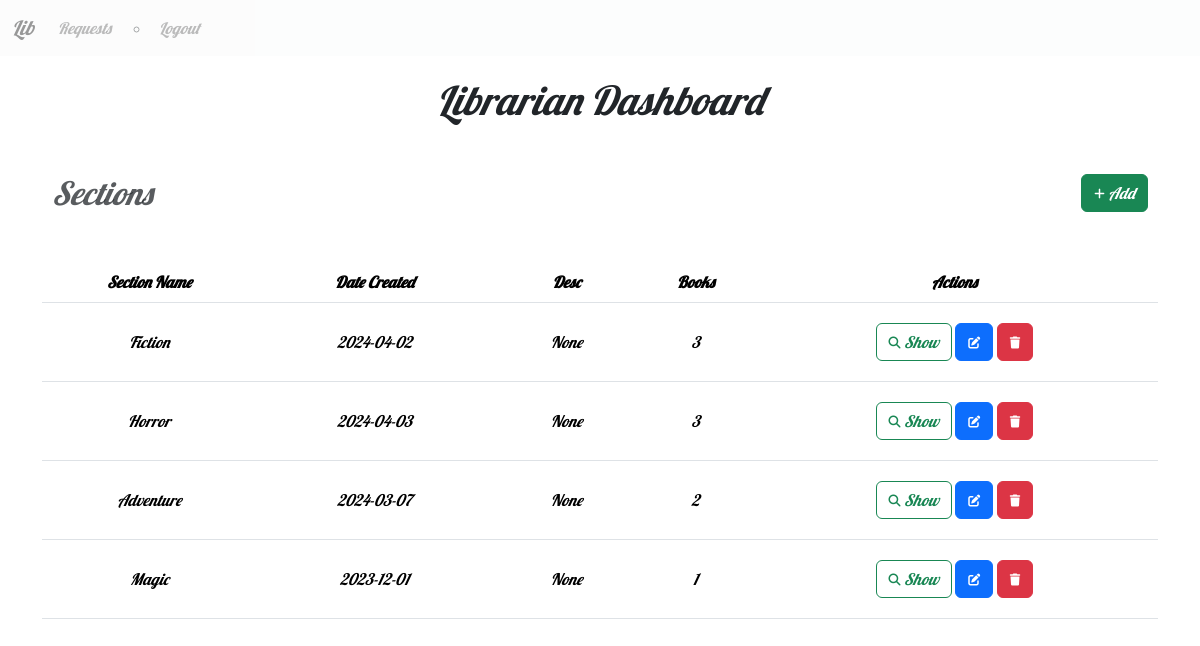
The page /admin (signed in) on the database its author committed.
### models.py (models this page shows)
class Section(db.Model):
    id = db.Column(db.Integer,primary_key=True)
    name = db.Column(db.String[32],unique=True,nullable=False)
    date_created = db.Column(db.Date, nullable=False)
    desc = db.Column(db.String[512], nullable=True)
    books = db.relationship('Book',backref='section',lazy=True)

### routes.py (the view)
@app.route('/admin')
@admin_required
def admin():
    user = User.query.get(session['user_id'])
    if not user.is_admin:
        flash('Not Authorized')
        return redirect(url_for('index'))
    return render_template('admin.html', user=user, sections = Section.query.all())

### routes.py (called while the page is built)
def admin_required(func):
    @wraps(func)
    def inner(*args,**kwargs):
        if 'user_id' not in session:
            flash('Please Login.')
            return redirect(url_for('login'))
        user = User.query.get(session['user_id'])
        if not user.is_admin:
            flash('Not Authorized')
            return redirect(url_for('index'))
        return func(*args,**kwargs)
    return inner

### templates/admin.html (shortened to what this page needs)
{% extends 'layout.html' %}
{% block content %}
    <h1>Librarian Dashboard</h1>
    <div class="Heading">
        <h2 class="text-muted">Sections</h2>
        <a class="btn btn-success" href="{{url_for('add_section')}}">
            <i class="fas fa-plus fa-xs"></i>
            Add
        </a>
    </div>
    <table class="table">
        <thead>
            <tr>
                <th>Section Name</th>
                <th>Date Created</th>
                <th>Desc</th>
                <th>Books</th>
                <th>Actions</th>
            </tr>
        </thead>
        <tbody>
            {% for section in sections %}
                <tr>
                    <td>{{section.name}}</td>
                    <td>{{section.date_created}}</td>
                    <td>{{section.desc}}</td>
                    <td>{{section.books|length}}</td>
                    <td>
                        <a href="{{url_for('show_section', id=section.id)}}" class="btn btn-outline-success">
                            <i class="fas fa-search fa-xs"></i>
                            Show
                        </a>
                        <a href="{{url_for('edit_section', id=section.id)}}" class="btn btn-primary">
                            <i class="fas fa-edit fa-xs"></i>
                        </a>
                        <a href="{{url_for('delete_section', id=section.id)}}" class="btn btn-danger">
                            <i class="fas fa-trash fa-xs"></i>
                        </a>
                    </td>
                </tr>
            {% endfor %}
        </tbody>
    </table>
</div>
{% endblock %}

### templates/layout.html (style rules this page uses)
body { padding: 0; font-family: "Lobster", sans-serif;; font-style: italic; background-image: url("https://images-wixmp-ed30a86b8c4ca887773594c2.wixmp.com/f/995c316d-76de-4c61-afcc-6fbd6924a53a/d8e4ypl-75e85453-7dbe-4323-a8ae-674d59698532.png/v1/fill/w_1198,h_667,q_70,strp/let_the_wind_carry_us_by_auroralion_d8e4ypl-pre.jpg?token=eyJ0eXAiOiJKV1QiLCJhbGciOiJIUzI1NiJ9.eyJzdWIiOiJ1cm46YXBwOjdlMGQxODg5ODIyNjQzNzNhNWYwZDQxNWVhMGQyNmUwIiwiaXNzIjoidXJuOmFwcDo3ZTBkMTg4OTgyMjY0MzczYTVmMGQ0MTVlYTBkMjZlMCIsIm9iaiI6W1t7ImhlaWdodCI6Ijw9ODg5IiwicGF0aCI6IlwvZlwvOTk1YzMxNmQtNzZkZS00YzYxLWFmY2MtNmZiZDY5MjRhNTNhXC9kOGU0eXBsLTc1ZTg1NDUzLTdkYmUtNDMyMy1hOGFlLTY3NGQ1OTY5ODUzMi5wbmciLCJ3aWR0aCI6Ijw9MTU5NiJ9XV0sImF1ZCI6WyJ1cm46c2VydmljZTppbWFnZS5vcGVyYXRpb25zIl19.lUQKvbjBX7U3n3uMMMiEbNyBCDPhTQmDoLBo0CdPJ5c"); background-size: cover; }

### templates/admin.html (style rules this page uses)
.Heading { display: flex; justify-content: space-between; align-items: center; padding: 10px; }
h1, h2 { text-align: center; margin-bottom: 20px; margin-top: 20px; }
.table { margin-top: 20px; width: 100%; }
.table thead th, .table tbody tr td { text-align: center; }
.table tbody tr td { vertical-align: middle; text-align: center; padding: 20px; }

### rows shown on the page
Section: name "Fiction", date_created "2024-04-02", desc "None", books|length "3"
Section: name "Horror", date_created "2024-04-03", desc "None", books|length "3"
Section: name "Adventure", date_created "2024-03-07", desc "None", books|length "2"
Section: name "Magic", date_created "2023-12-01", desc "None", books|length "1"
